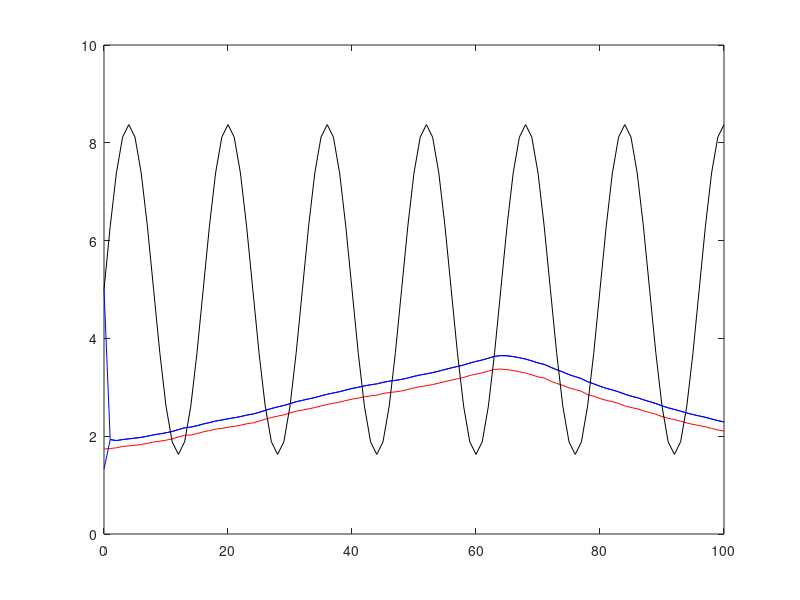

Write MATLAB code to recreate this figure.
close all
clear all
% KALMANF - updates a system state vector estimate based upon an
%           observation, using a discrete Kalman filter.
%
% Version 1.0, June 30, 2004
%
% This tutorial function was written by Michael C. Kleder
%
% INTRODUCTION
%
% Many people have heard of Kalman filtering, but regard the topic
% as mysterious. While it's true that deriving the Kalman filter and
% proving mathematically that it is "optimal" under a variety of
% circumstances can be rather intense, applying the filter to
% a basic linear system is actually very easy. This Matlab file is
% intended to demonstrate that.
%
% An excellent paper on Kalman filtering at the introductory level,
% without detailing the mathematical underpinnings, is:
% "An Introduction to the Kalman Filter"
% Greg Welch and Gary Bishop, University of North Carolina
% http://www.cs.unc.edu/~welch/kalman/kalmanIntro.html
%
% PURPOSE:
%
% The purpose of each iteration of a Kalman filter is to update
% the estimate of the state vector of a system (and the covariance
% of that vector) based upon the information in a new observation.
% The version of the Kalman filter in this function assumes that
% observations occur at fixed discrete time intervals. Also, this
% function assumes a linear system, meaning that the time evolution
% of the state vector can be calculated by means of a state transition
% matrix.
%
% USAGE:
%
% s = kalmanf(s)
%
% "s" is a "system" struct containing various fields used as input
% and output. The state estimate "x" and its covariance "P" are
% updated by the function. The other fields describe the mechanics
% of the system and are left unchanged. A calling routine may change
% these other fields as needed if state dynamics are time-dependent;
% otherwise, they should be left alone after initial values are set.
% The exceptions are the observation vectro "z" and the input control
% (or forcing function) "u." If there is an input function, then
% "u" should be set to some nonzero value by the calling routine.
%
% SYSTEM DYNAMICS:
%
% The system evolves according to the following difference equations,
% where quantities are further defined below:
%
% x = Ax + Bu + w  meaning the state vector x evolves during one time
%                  step by premultiplying by the "state transition
%                  matrix" A. There is optionally (if nonzero) an input
%                  vector u which affects the state linearly, and this
%                  linear effect on the state is represented by
%                  premultiplying by the "input matrix" B. There is also
%                  gaussian process noise w.
% z = Hx + v       meaning the observation vector z is a linear function
%                  of the state vector, and this linear relationship is
%                  represented by premultiplication by "observation
%                  matrix" H. There is also gaussian measurement
%                  noise v.
% where w ~ N(0,Q) meaning w is gaussian noise with covariance Q
%       v ~ N(0,R) meaning v is gaussian noise with covariance R
%
% VECTOR VARIABLES:
%
% s.x = state vector estimate. In the input struct, this is the
%       "a priori" state estimate (prior to the addition of the
%       information from the new observation). In the output struct,
%       this is the "a posteriori" state estimate (after the new
%       measurement information is included).
% s.z = observation vector
% s.u = input control vector, optional (defaults to zero).
%
% MATRIX VARIABLES:
%
% s.A = state transition matrix (defaults to identity).
% s.P = covariance of the state vector estimate. In the input struct,
%       this is "a priori," and in the output it is "a posteriori."
%       (required unless autoinitializing as described below).
% s.B = input matrix, optional (defaults to zero).
% s.Q = process noise covariance (defaults to zero).
% s.R = measurement noise covariance (required).
% s.H = observation matrix (defaults to identity).
%
% NORMAL OPERATION:
%
% (1) define all state definition fields: A,B,H,Q,R
% (2) define intial state estimate: x,P
% (3) obtain observation and control vectors: z,u
% (4) call the filter to obtain updated state estimate: x,P
% (5) return to step (3) and repeat
%
% INITIALIZATION:
%
% If an initial state estimate is unavailable, it can be obtained
% from the first observation as follows, provided that there are the
% same number of observable variables as state variables. This "auto-
% intitialization" is done automatically if s.x is absent or NaN.
%
% x = inv(H)*z
% P = inv(H)*R*inv(H')
%
% This is mathematically equivalent to setting the initial state estimate
% covariance to infinity.
%
% SCALAR EXAMPLE (Automobile Voltimeter):
%
% % % Define the system as a constant of 12 volts:
% % clear s
%  s.x = sin(1:5);
%  s.A = 1;
% % % Define a process noise (stdev) of 2 volts as the car operates:
%  s.Q = .7; % variance, hence stdev^2
% % % Define the voltimeter to measure the voltage itself:
%  s.H = 1;
% % % Define a measurement error (stdev) of 2 volts:
%  s.R = 2^2; % variance, hence stdev^2
% % % Do not define any system input (control) functions:
%  s.B = 0;
%  s.u = 0;
% % % Do not specify an initial state:
% % s.x = nan;
%  s.P = nan;
% % % Generate random voltages and watch the filter operate.
%  tru=[]; % truth voltage
% for t=1:200
%    tru(end+1) = amplitude(t);
%    s(end).z = tru(end) + amplitude(t); % create a measurement
%    s(end+1)=kalmanf(s(end)); % perform a Kalman filter iteration
% end
% figure
% hold on
% grid on
% % plot measurement data:
% hz=plot([s(1:end-1).z],'r.');
% % plot a-posteriori state estimates:
% hk=plot([s(2:end).x],'b-');
% ht=plot(tru,'g-');
% legend([hz hk ht],'observations','Kalman output','true trace',0)
% title('Respiratory Trace')
% hold off


% set defaults for absent fields:
% if ~isfield(s,'x'); s.x=nan*z; end
% if ~isfield(s,'P'); s.P=nan; end
% if ~isfield(s,'z'); error('Observation vector missing'); end
% if ~isfield(s,'u'); s.u=0; end
% if ~isfield(s,'A'); s.A=eye(length(x)); end
% if ~isfield(s,'B'); s.B=0; end
% if ~isfield(s,'Q'); s.Q=zeros(length(x)); end
% if ~isfield(s,'R'); error('Observation covariance missing'); end
% if ~isfield(s,'H'); s.H=eye(length(x)); end

load amp.mat

amplitude = max(amp)

omega= pi/8;
time= 0:100;
nstep = size(time,2);
deltaT = 1.0
offset = 5.0
position= amplitude *sin(omega*time) + offset;
velocity= omega*amplitude *cos(omega*time);
accel= -(omega^2)*amplitude *sin(omega*time);

% p_k = p_(k-1) + v_(k-1) \Delta T
% v_k = v_(k-1) + a_(k-1) \Delta T
%                                                
% | p_k | = |     1                \Delta t  |   | p_(k-1) |
% | v_k | = | -omega^2 \Delta t           1  |   | v_(k-1) |
%                                                

s.x= [position; velocity];
s.A= [ 1.0 , deltaT; -omega^2 * deltaT, 1.0 ];
s.Q= [4, 0; 0, 4];
s.P= [3, 0; 0, 2];
s.R= 1;
s.H= 1;

s.z= amp;

% if isnan(s.x)
%    % initialize state estimate from first observation
%    if diff(size(s.H))
%       error('Observation matrix must be square and invertible for state autointialization.');
%    end
%    s.x = inv(s.H)*s.z;
%    s.P = inv(s.H)*s.R*inv(s.H'); 
% else
   
   % This is the code which implements the discrete Kalman filter:
   
   for i=2:nstep
   % Prediction for state vector and covariance:
   s.x(:,i)  = s.A*s.x(:,i-1) ; %+ s.B*s.u;
   s.P = s.A * s.P * s.A' + s.Q;

   % Compute Kalman gain factor:
   K = s.P*s.H'*inv(s.H*s.P*s.H'+s.R);

   % Correction based on observation:
   s.x(:,i) = s.x(:,i) + K*(s.z(i)-s.H*s.x(:,i));
   s.P = s.P - K*s.H*s.P;
   
%    plot(t(i),amp(i),t(i),s.x,'b')
%    hold on
   % Note that the desired result, which is an improved estimate
   % of the sytem state vector x and its covariance P, was obtained
   % in only five lines of code, once the system was defined. (That's
   % how simple the discrete Kalman filter is to use.) Later,
   % we'll discuss how to deal with nonlinear systems.
   end 
plot(time,amp,'r',time,s.x,'b',time,position,'k')

